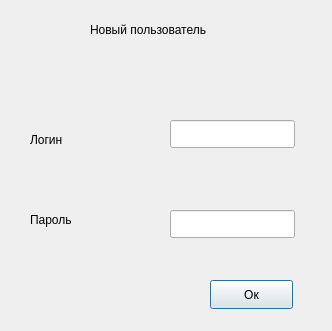
<?xml version="1.0" encoding="UTF-8"?>
<ui version="4.0">
 <class>NewClientWindow</class>
 <widget class="QDialog" name="NewClientWindow">
  <property name="geometry">
   <rect>
    <x>0</x>
    <y>0</y>
    <width>332</width>
    <height>331</height>
   </rect>
  </property>
  <property name="windowTitle">
   <string>Dialog</string>
  </property>
  <widget class="QLabel" name="label">
   <property name="geometry">
    <rect>
     <x>90</x>
     <y>20</y>
     <width>148</width>
     <height>20</height>
    </rect>
   </property>
   <property name="text">
    <string>Новый пользователь</string>
   </property>
  </widget>
  <widget class="QLabel" name="label_2">
   <property name="geometry">
    <rect>
     <x>30</x>
     <y>130</y>
     <width>43</width>
     <height>20</height>
    </rect>
   </property>
   <property name="text">
    <string>Логин</string>
   </property>
  </widget>
  <widget class="QLabel" name="label_3">
   <property name="geometry">
    <rect>
     <x>30</x>
     <y>210</y>
     <width>53</width>
     <height>20</height>
    </rect>
   </property>
   <property name="text">
    <string>Пароль</string>
   </property>
  </widget>
  <widget class="QLineEdit" name="usernameEdit">
   <property name="geometry">
    <rect>
     <x>170</x>
     <y>120</y>
     <width>125</width>
     <height>28</height>
    </rect>
   </property>
  </widget>
  <widget class="QLineEdit" name="passwordEdit">
   <property name="geometry">
    <rect>
     <x>170</x>
     <y>210</y>
     <width>125</width>
     <height>28</height>
    </rect>
   </property>
  </widget>
  <widget class="QPushButton" name="pushButton">
   <property name="geometry">
    <rect>
     <x>210</x>
     <y>280</y>
     <width>83</width>
     <height>29</height>
    </rect>
   </property>
   <property name="text">
    <string>Ок</string>
   </property>
  </widget>
 </widget>
 <resources/>
 <connections/>
</ui>
